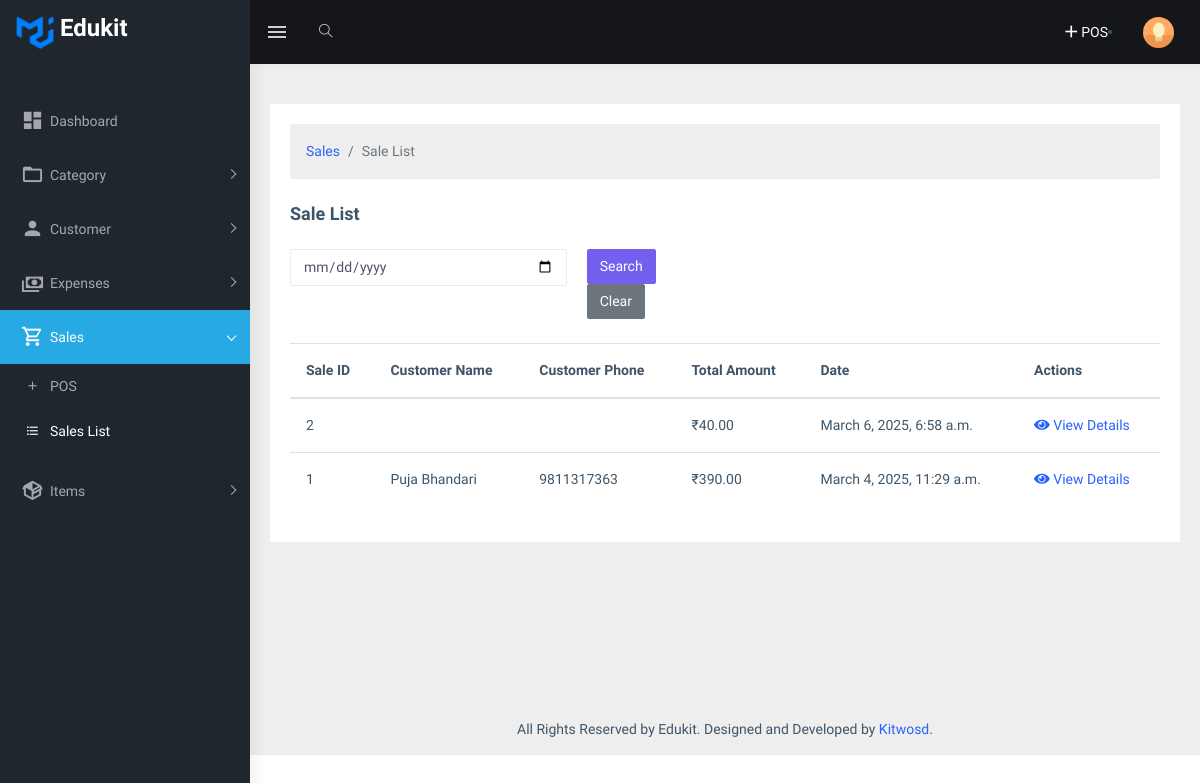
The app's page /sale/list/ with its own data.
### app/frontend/models.py (models this page shows, shortened)
class OrganizationSetting(models.Model):
    company_name = models.CharField(max_length=255, unique=True)
    logo = models.ImageField(upload_to='organization_logos/', blank=False, null=False)
    phone = models.IntegerField(blank=True, null=True)
    telephone = models.CharField(max_length=20, blank=True, null=True)
    location = models.CharField(max_length=255, blank=True, null=True)
    pan_vat = models.CharField(max_length=100, blank=True, null=True)
    email = models.EmailField(max_length=255, blank=True, null=True)

class Sale(models.Model):
    created_by = models.ForeignKey(
        User,
        related_name='frontend_sale_created',  # Unique related_name
        on_delete=models.CASCADE,
        null=True
    )
    customer_name = models.CharField(max_length=255)
    customer_phone = models.CharField(max_length=20, blank=True, null=True)
    customer_address = models.TextField(blank=True, null=True)
    total_amount = models.DecimalField(max_digits=12, decimal_places=2)
    created_at = models.DateTimeField(default=timezone.now)
    updated_at = models.DateTimeField(auto_now=True, null=True)

### app/frontend/views.py (the view)
# urls.py: path('sale/list/', views.sale_list, name='sale_list'),
def sale_list(request):
    date_filter = request.GET.get('date')
    if date_filter:
        try:
            filter_date = datetime.strptime(date_filter, '%Y-%m-%d').date()
            sales_list = Sale.objects.filter(created_at__date=filter_date).order_by('-created_at')
        except ValueError:
            sales_list = Sale.objects.all().order_by('-created_at')
    else:
        sales_list = Sale.objects.all().order_by('-created_at')
    paginator = Paginator(sales_list, 10)  # Show 10 sales per page
    page_number = request.GET.get('page')
    page_obj = paginator.get_page(page_number)
    return render(request, 'sale/sale_list.html', {
        'sales': page_obj,
        'page_obj': page_obj,
        'is_paginated': page_obj.has_other_pages(),
    })

### app/frontend/context_processors.py (called while the page is built)
def organization_settings(request):
    organization = OrganizationSetting.objects.first()  # Get the first organization settings
    return {'organization': organization}

### templates/sale/sale_list.html (shortened to what this page needs)
{% extends 'base.html' %}
{% load static %}
{% block content %}
<div class="container-fluid">
    <div class="row">
        <div class="col-md-12">
            <div class="card">
                <div class="card-body">
                    <nav aria-label="breadcrumb" class="mb-4">
                        <ol class="breadcrumb">
                            <li class="breadcrumb-item"><a href="#" class="text-decoration-none">Sales</a></li>
                            <li class="breadcrumb-item active">Sale List</li>
                        </ol>
                    </nav>
                    <div class="d-flex justify-content-between mb-3">
                        <h4>Sale List</h4>
                    </div>
                    <form method="GET" action="{% url 'frontend:sale_list' %}" class="mb-4">
                        <div class="row">
                            <div class="col-md-4">
                                <input type="date" class="form-control" id="date-filter" name="date" value="{{ request.GET.date }}">
                            </div>
                            <div class="col-md-2 align-self-end">
                                <button type="submit" class="btn btn-primary">Search</button>
                                <a href="{% url 'frontend:sale_list' %}" class="btn btn-secondary">Clear</a>
                            </div>
                        </div>
                    </form>
                    <div class="table-responsive">
                        <table class="table table-hover">
                            <thead>
                                <tr>
                                    <th><strong>Sale ID</strong></th>
                                    <th><strong>Customer Name</strong></th>
                                    <th><strong>Customer Phone</strong></th>
                                    <th><strong>Total Amount</strong></th>
                                    <th><strong>Date</strong></th>
                                    <th><strong>Actions</strong></th>
                                </tr>
                            </thead>
                            <tbody>
                                {% for sale in sales %}
                                <tr>
                                    <td>{{ sale.id }}</td>
                                    <td>{{ sale.customer_name }}</td>
                                    <td>{{ sale.customer_phone }}</td>
                                    <td>₹{{ sale.total_amount }}</td>
                                    <td>{{ sale.created_at }}</td>
                                    <td>
                                        <a href="{% url 'frontend:sale_detail' sale.id %}">
                                            <i class="fas fa-eye"></i> View Details
                                        </a>
                                    </td>
                                </tr>
                                {% empty %}
                                <tr>
                                    <td colspan="6" class="text-center text-muted">No sales found.</td>
                                </tr>
                                {% endfor %}
                            </tbody>
                        </table>
                    </div>
                </div>
            </div>
        </div>
    </div>
</div>
{% endblock %}

### templates/base.html (shortened to what this page needs)
<!DOCTYPE html>
{% load static %}
<html dir="ltr" lang="en">
<head>
    <link href="{% static 'assets/libs/flot/css/float-chart.css' %}" rel="stylesheet">
    <link href="{% static 'assets/css/style.min.css' %}" rel="stylesheet">
    <link rel="stylesheet" href="https://cdn.jsdelivr.net/npm/@mdi/font/css/materialdesignicons.min.css">
</head>
<body>
    <div id="main-wrapper">
        <header class="topbar" data-navbarbg="skin5">
            <nav class="navbar top-navbar navbar-expand-md navbar-dark">
                <div class="navbar-header" data-logobg="skin5">
                    <a class="navbar-brand" href="{% url 'frontend:index' %}">
                        {% if organization.logo %}
                            <img src="{{ organization.logo.url }}" alt="logo" style="max-height: 50px; width: auto;">
                        {% endif %}
                        <h3>{{ organization.company_name }}</h3>
                    </a>
                </div>
                <div class="navbar-collapse collapse" id="navbarSupportedContent" data-navbarbg="skin5">
                    <ul class="navbar-nav float-left mr-auto">
                        <li class="nav-item d-none d-md-block"><a class="nav-link sidebartoggler waves-effect waves-light" href="javascript:void(0)" data-sidebartype="mini-sidebar"><i class="mdi mdi-menu font-24"></i></a></li>
                        <li class="nav-item search-box"> <a class="nav-link waves-effect waves-dark" href="javascript:void(0)"><i class="ti-search"></i></a>
                        </li>
                    </ul>
                    <a href="{% url 'frontend:pos_page' %}" class="text-decoration-none">
                        <div class="d-flex align-items-center">
                            <i class="mdi mdi-plus text-white" style="font-size: 20px;"></i>
                            <span class="ms-2 text-white fw-bold d-none d-sm-inline">POS</span>
                        </div>
                    </a>
                    <li class="nav-item dropdown">
                        <a class="nav-link dropdown-toggle text-muted waves-effect waves-dark pro-pic" href="" data-toggle="dropdown" aria-haspopup="true" aria-expanded="false"><img src="{% static 'assets/images/users/1.jpg' %}" alt="user" class="rounded-circle" width="31"></a>
                    </li>
                </div>
            </nav>
        </header>
        <aside class="left-sidebar" data-sidebarbg="skin5">
            <div class="scroll-sidebar">
                <nav class="sidebar-nav">
                    <ul id="sidebarnav" class="p-t-30">
                        <li class="sidebar-item"> <a class="sidebar-link waves-effect waves-dark sidebar-link" href="{% url 'frontend:index' %}" aria-expanded="false"><i class="mdi mdi-view-dashboard"></i><span class="hide-menu">Dashboard</span></a></li>
                        <li class="sidebar-item">
                            <a class="sidebar-link has-arrow waves-effect waves-dark" href="javascript:void(0)" aria-expanded="false">
                                <i class="mdi mdi-folder-outline"></i><span class="hide-menu">Category</span>
                            </a>
                        </li>
                        <li class="sidebar-item"> <a class="sidebar-link has-arrow waves-effect waves-dark" href="javascript:void(0)" aria-expanded="false"><i class="mdi mdi-account"></i><span class="hide-menu">Customer </span></a>
                        </li>
                        <li class="sidebar-item">
                            <a class="sidebar-link has-arrow waves-effect waves-dark" href="javascript:void(0)" aria-expanded="false">
                                <i class="mdi mdi-cash-multiple"></i><span class="hide-menu">Expenses</span>
                            </a>
                        </li>
                        <li class="sidebar-item">
                            <a class="sidebar-link has-arrow waves-effect waves-dark" href="javascript:void(0)" aria-expanded="false">
                                <i class="mdi mdi-cart-outline"></i><span class="hide-menu">Sales</span>
                            </a>
                            <ul aria-expanded="false" class="collapse first-level">
                                <li class="sidebar-item">
                                    <a href="{% url 'frontend:pos_page' %}" class="sidebar-link">
                                        <i class="mdi mdi-plus"></i><span class="hide-menu"> POS </span>
                                    </a>
                                </li>
                                <li class="sidebar-item">
                                    <a href="{% url 'frontend:sale_list' %}" class="sidebar-link">
                                        <i class="mdi mdi-format-list-bulleted"></i><span class="hide-menu"> Sales List </span>
                                    </a>
                                </li>
                            </ul>
                        </li>
                        <li class="sidebar-item">
                            <a class="sidebar-link has-arrow waves-effect waves-dark" href="javascript:void(0)" aria-expanded="false">
                                <i class="mdi mdi-package-variant"></i><span class="hide-menu">Items </span>
                            </a>
                        </li>
                    </ul>
                </nav>
            </div>
        </aside>
        <div class="page-wrapper">
             <div class="page-breadcrumb">
            </div>
            {% block content%}
            {% endblock %}
            <footer class="footer text-center">
                All Rights Reserved by {{ organization.company_name }}. Designed and Developed by <a href="https://www.kitwosd.com/">Kitwosd</a>.
         </footer>
        </div>
    </body>
    </html>

### records on screen
OrganizationSetting: logo (picture), company_name "Edukit"
Sale: id "2", total_amount "40.00", created_at "March 6, 2025, 6:58 a.m."
Sale: id "1", customer_name "Puja Bhandari", customer_phone "9811317363", total_amount "390.00", created_at "March 4, 2025, 11:29 a.m."
